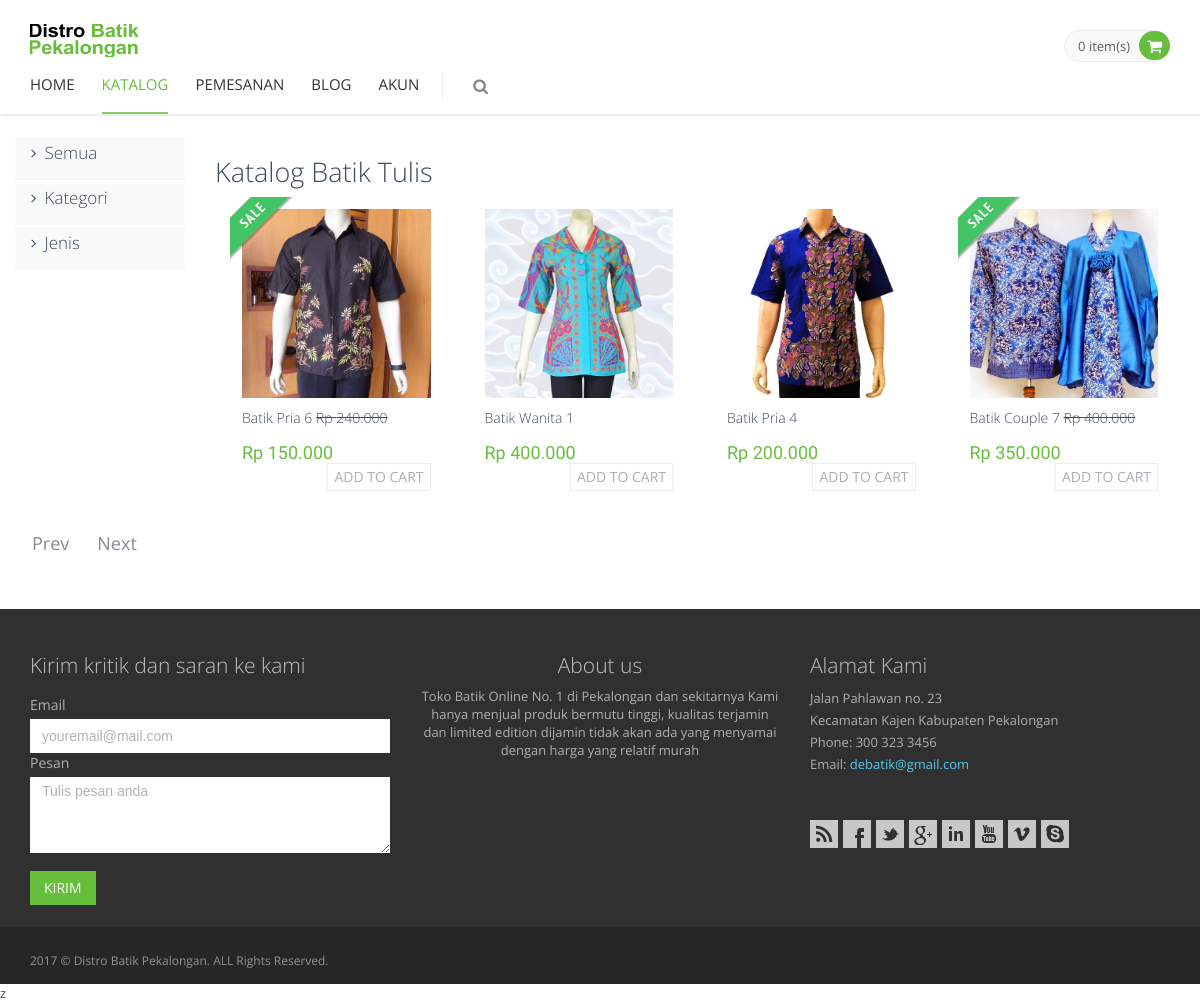
/index.php?page=tulis, run on the app's committed database.
### tables this page shows
CREATE TABLE `barang` (
  `id_barang` int(11) NOT NULL,
  `id_kategori` int(11) NOT NULL,
  `id_jenis` int(11) NOT NULL,
  `nama_barang` varchar(50) NOT NULL,
  `ukuran` varchar(3) NOT NULL,
  `foto_barang` varchar(50) NOT NULL,
  `diskon` tinyint(4) NOT NULL,
  `harga` int(11) NOT NULL,
  `harga_diskon` int(11) NOT NULL,
  `deskripsi` text NOT NULL,
  `tanggal` date NOT NULL
);

### index.php (called while the page is built, shortened)
<?php require 'layout/head.php'; ?>
<?php include 'content.php'; ?>
<?php include 'layout/prefooter.php'; ?>
<?php require 'layout/footer.php'; ?>

### layout/jenis/tulis.php (the view, shortened to what this page needs)
<div class="main">
  <div class="container" style="width: 100%;">
    <div class="row margin-bottom-40 ">
      <?php require 'layout/sidebar.php'; ?>
      <div class="col-md-10 col-sm-8">
        <h2>Katalog Batik Tulis</h2>
        <?php
          $perpage = 8;
            if (isset($_GET['hal'])) {
              $page = $_GET['hal'];
            }else {
              $page = 1;
            }
            if ($page > 1) {
              $start = ($page * $perpage) - $perpage;
            }else {
              $start = 0;
            }
          $querypro = mysqli_query($connect, "SELECT * FROM barang a, jenis b, kategori c where a.id_kategori = c.id_kategori and a.id_jenis = b.id_jenis and a.id_jenis = 1  ORDER BY id_barang DESC LIMIT $start, $perpage");
          while ($datapro = mysqli_fetch_array($querypro)) {
            if ($datapro['diskon'] == 1) { ?>
              <form method="post" action="index.php?page=katalog&amp;id=<?php echo $datapro['id_barang']; ?>">
              <div class="col-md-3 margin-bottom-20">
              <div class="product-item">
                <div class="pi-img-wrapper">
                  <img src="img/produk/<?php echo $datapro['foto_barang']; ?>" class="img-responsive" alt="<?php echo $datapro['nama_barang']; ?>">
                </div>
                <div class="sticker sticker-sale"></div>
                <h3><a href="index.php?page=detail-diskon&id=<?php echo $datapro['id_barang']; ?>"><?php echo $datapro['nama_barang']; ?></a>&nbsp;<strike><?php echo "Rp ".number_format($datapro['harga'],0,".","."); ?></strike></h3>
                <div class="pi-price"><?php
                  if ($datapro['diskon'] == 0) {
                    echo "Rp ".number_format($datapro['harga'],0,".",".");
                  }else {
                    echo "Rp ".number_format($datapro['harga_diskon'],0,".",".");
                  }
                  ?>
                  </div>
                <input type="submit" name="addtocart" class="btn btn-default add2cart" value="Add to cart">
              </div>
            </div>
            </form>
           <?php }else { ?>
            <form method="post" action="index.php?page=katalog&amp;id=<?php echo $datapro['id_barang']; ?>">
            <div class="col-md-3 margin-bottom-20">
            <div class="product-item">
              <div class="pi-img-wrapper">
                <img src="img/produk/<?php echo $datapro['foto_barang']; ?>" class="img-responsive" alt="<?php echo $datapro['nama_barang']; ?>">
              </div>
              <h3><a href="index.php?page=detail&id=<?php echo $datapro['id_barang']; ?>"><?php echo $datapro['nama_barang']; ?></a></h3>
              <div class="pi-price"><?php
                if ($datapro['diskon'] == 0) {
                  echo "Rp ".number_format($datapro['harga'],0,".",".");
                }else {
                  echo "Rp ".number_format($datapro['harga_diskon'],0,".",".");
                }
                ?>
                </div>
              <input type="submit" name="addtocart" class="btn btn-default add2cart" value="Add to cart">
            </div>
          </div>
          </form>
          <?php }
        }
        ?>
      </div>
      <div class="container-fluid">
           <div class="row">
              <div class="col-xs-12">
                <nav>
                <ul class="pagination pagination-lg">
                  <?php
                      $query = mysqli_query($connect, "SELECT * FROM barang");
                      $jmlbaris = mysqli_num_rows($query);
                      $halaman = ceil($jmlbaris/$perpage);
                      for($i = 1; $i <=$halaman; $i++){
                        if ($i > 1) {
                          echo "<li><a href='index.php?page=katalog&hal=$prev'> Prev </a></li>";
                          echo "<li class='pull-right'><a href='index.php?page=katalog&hal=$next'> Next </a></li>";
                        }
                      }
                   ?>
                </ul>
              </nav>
            </div>
         </div>
      </div>
    </div>
  </div>
</div>

### assets/frontend/layout/css/style.css (style rules this page uses)
h1, h2, h3, h4, h5, h6 { font: 300 'Open Sans', sans-serif; margin: 0 0 10px; }
a { color: #E02222; }
a, a:focus, a:hover, a:active { outline: 0; text-decoration: none; }
.margin-bottom-20 { margin-bottom: 20px !important; }
.margin-bottom-40 { margin-bottom: 40px !important; }
.pagination { border-radius: 0; margin: 0; }
.pagination > li { display: inline-block; margin-left: 5px; }
.pagination > li > a, .pagination > li > span, .pagination > li:first-child > a, .pagination > li:first-child > span, .pagination > li:last-child > a, .pagination > li:last-child > span { border-radius: 25px !important; border: none; color: #868c93; }
.pagination > li:first-child > a, .pagination > li:last-child > a { padding: 4px 12px 8px; }

### assets/frontend/pages/css/style-shop.css (style rules this page uses)
.product-item { padding: 12px 12px 16px; background: #fff; position: relative; }
.product-item:after { content: "."; display: block; height: 0; clear: both; visibility: hidden; font-size: 0; line-height:0; }
.sticker { position: absolute; top: 0; left: 0; width: 63px; height: 63px; }
.sticker-sale { background: url(../../layout/img/sale.png) no-repeat; }
.pi-img-wrapper { position: relative; }
.product-item h3 { font: 300 14px 'Open Sans', sans-serif; padding-top: 10px; padding-bottom: 4px; }
.product-item h3 a { color: #3e4d5c; }
.pi-price { color: #e84d1c; font: 18px 'PT Sans Narrow', sans-serif; float: left; padding-top: 1px; }
.product-item .add2cart { float: right; color: #a8aeb3; border: 1px #ededed solid; padding: 3px 6px; }
.btn { text-transform: uppercase; }

### assets/frontend/layout/css/themes/green.css (style rules this page uses)
a { color: #67bd3c; }
.pi-price { color: #67bd3c; }

### data on the page
barang: foto_barang (picture), diskon 1 (drawn), nama_barang "Batik Pria 6", harga "240.000", harga_diskon "150.000"
barang: foto_barang (picture), nama_barang "Batik Wanita 1", harga "400.000"
barang: foto_barang (picture), nama_barang "Batik Pria 4", harga "200.000"
barang: foto_barang (picture), diskon 1 (drawn), nama_barang "Batik Couple 7", harga "400.000", harga_diskon "350.000"

### other printed values
count($_SESSION['shopping_cart']) "0"
$akun "AKUN"
